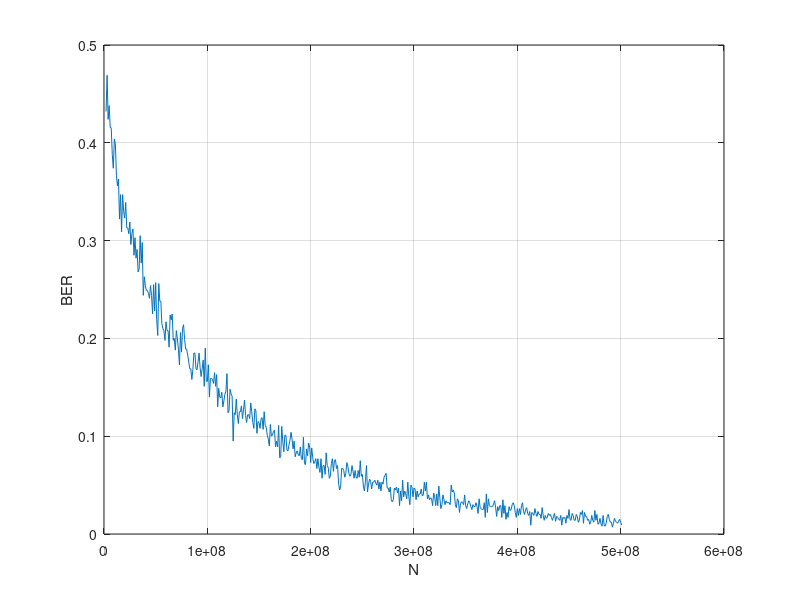

Write the MATLAB code that produced this figure.
figure


xL = [];
yL = [];

for o=1:500
    X = [];
    h = 1e-4;
    size = 1e3;
    %N = 1e11;
    
    N=1e6+o*1e6;
    W = sqrt(N)*randn(1,size);
    T1 = [xL,N];
    xL = T1;
    for i=1:size
        tmp = rand(1,1);
        if tmp > 0.5
            T = [X,1.0];
            X = T;
        end
        if tmp <= 0.5
            T = [X,-1.0];
            X = T;
        end
    end
    Y = N*h*X+W;
    cnt = 0;

    for i = 1:size
        if Y(i) >= 0
            Y(i) = 1;
        end
        if Y(i) < 0
            Y(i) = -1;
        end
        if X(i) == Y(i)
            cnt = cnt+1;
        end
    end
    T2 = [yL,1-cnt/size];
    yL = T2;
end





plot(xL,yL);
grid on
xlabel('N')
ylabel('BER')